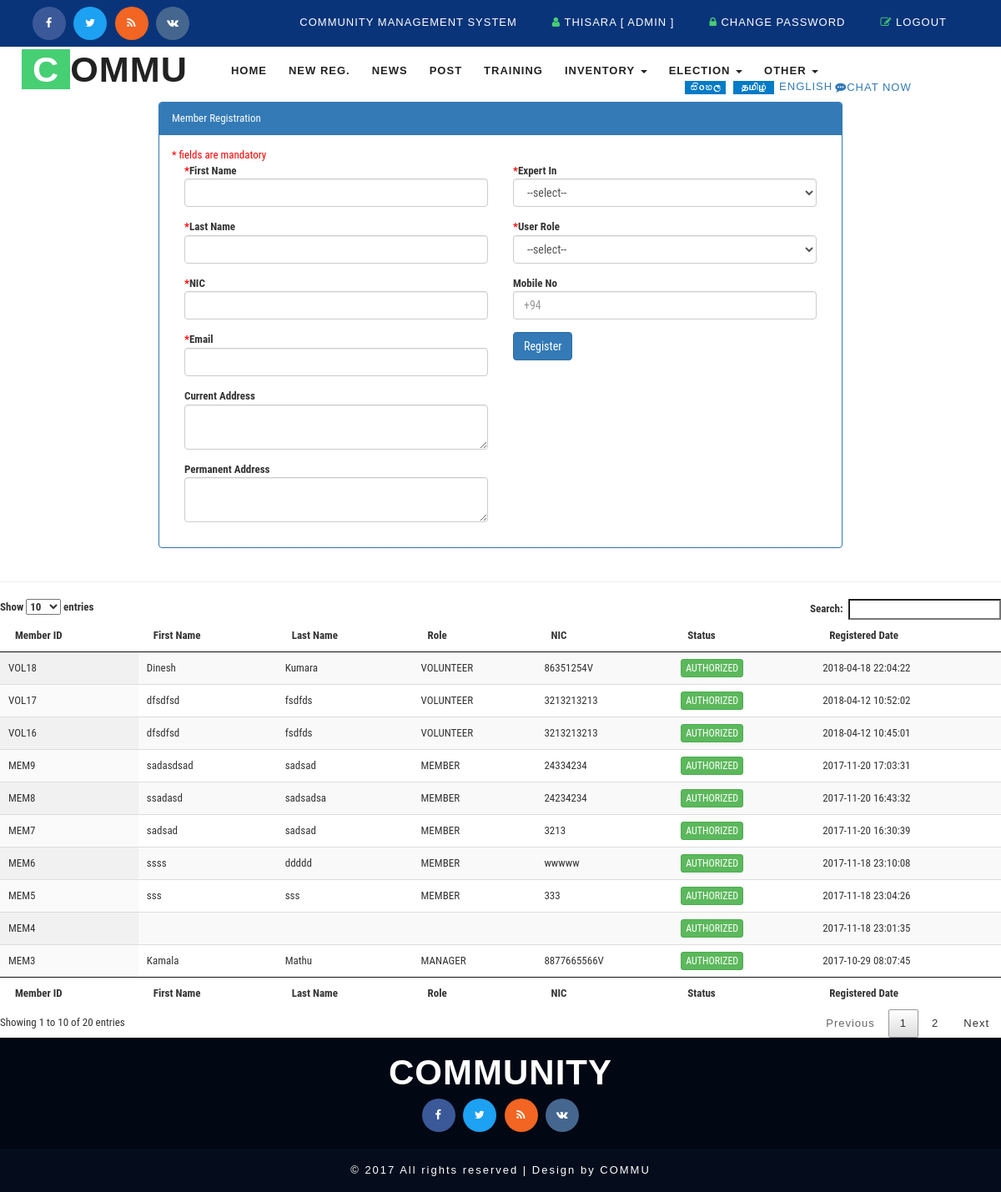
Page /admin_member_registration.php (signed in) on the committed database.
### tables this page shows
CREATE TABLE `cms_member` (
  `id` int(5) NOT NULL AUTO_INCREMENT,
  `firstname` varchar(50) DEFAULT NULL,
  `lastname` varchar(50) DEFAULT NULL,
  `nic` varchar(12) DEFAULT NULL,
  `username` varchar(50) DEFAULT NULL,
  `email` varchar(50) DEFAULT NULL,
  `currentaddress` varchar(250) DEFAULT NULL,
  `experticeid` int(5) DEFAULT NULL,
  `permanentaddress` varchar(250) DEFAULT NULL,
  `authstatus` varchar(10) DEFAULT NULL COMMENT 'PND|AUTH|DACT',
  `datecreated` timestamp NOT NULL DEFAULT CURRENT_TIMESTAMP,
  `autorizeby` int(5) DEFAULT NULL COMMENT 'cms_user',
  `role` varchar(50) DEFAULT NULL,
  `usercreated` int(5) DEFAULT NULL,
  `post_title` varchar(50) DEFAULT NULL,
  `mobileno` varchar(20) DEFAULT NULL,
  PRIMARY KEY (`id`)
);

### model/DB.php (called while the page is built, shortened)
<?php
function getDBConnection() {
    $servername = "localhost";
    $username = "root";
    $password = "123";
    $db = "cmsdb";
    $conn = mysqli_connect($servername, $username, $password, $db);
    if (!$conn) {
        die("Connection failed: " . mysqli_connect_error());
    } else {
        return $conn;
    }
}
function getData($sql) {
    $conn = getDBConnection();
    $result = mysqli_query($conn, $sql);
    if (mysqli_num_rows($result) > 0) {
        return $result;
    } else {
        return FALSE;
    }
}
?>

### admin_member_registration.php (the view, shortened to what this page needs)
<?php session_start();
include './model/DB.php';
?>
<!DOCTYPE html>
<html lang="en">
    <head>
        <?php include_once './basecss.php'; ?>
    </head>
    <body>
        <div class="header">
            <div class="w3layouts_header_right">
                <div class="agileits-social top_content">
                    <ul>
                        <li><a href="#"><i class="fa fa-facebook"></i></a></li>
                        <li><a href="#"><i class="fa fa-twitter"></i></a></li>
                        <li><a href="#"><i class="fa fa-rss"></i></a></li>
                        <li><a href="#"><i class="fa fa-vk"></i></a></li>
                    </ul>
                </div>
            </div>
            <div class="w3layouts_header_left">
                <?php include './_top.php'; ?>
            </div>
            <div class="clearfix"> </div>
        </div>
        <div class="banner">
            <nav class="navbar navbar-default">
                <div class="navbar-header navbar-left">
                    <h1><a class="navbar-brand" href="index.html"><span>C</span>OMMU</a></h1>
                </div>
                <div class="collapse navbar-collapse navbar-right" id="bs-example-navbar-collapse-1">
                    <nav class="link-effect-2" id="link-effect-2">
                    </nav>
                </div>
                <div class="w3_agile_search">
                    <?php include './_search.php'; ?>
                </div>
            </nav>
        </div>
        <div class="row">
            <div class="col-md-2">
            </div>
            <div class="col-md-8">
                 <div class="row">
                <div class="panel panel-primary">
                <div class="panel-heading ">Member Registration</div>
                <div class="panel-body">
                    <span class="mando-msg">* fields are mandatory</span>
                    <form action="admin_member_registration.php" method="post">
                        <div class="col-md-6">
                            <div class="form-group">
                                <label for="exampleInputName2"><span class="mando-msg">*</span>First Name</label>
                                <input type="text" required="" name="firstname" class="form-control" id="exampleInputName2" >
                            </div>
                            <div class="form-group">
                                <label for="exampleInputEmail2"><span class="mando-msg">*</span>Last Name</label>
                                <input type="text" required="" name="lastname" class="form-control" id="exampleInputEmail2" placeholder="">
                            </div>
                            <div class="form-group">
                                <label for="exampleInputEmail2"><span class="mando-msg">*</span>NIC</label>
                                <input type="text" required="" name="nic" class="form-control" id="exampleInputEmail2" placeholder="">
                            </div>
                            <div class="form-group">
                                <label for="exampleInputEmail2"><span class="mando-msg">*</span>Email</label>
                                <input type="email"  required="" name="email" class="form-control" id="exampleInputEmail2" placeholder="">
                            </div>
                            <div class="form-group">
                                <label for="exampleInputEmail2">Current Address</label>
                                <textarea  name="currentaddress" required="" class="form-control"> </textarea>
                            </div>
                            <div class="form-group">
                                <label for="exampleInputEmail2">Permanent Address</label>
                                <textarea  name="permanentaddress" class="form-control"> </textarea>
                            </div>
                        </div>
                        <div class="col-md-6">
                            <div class="form-group">
                                <label for="exampleInputName2"><span class="mando-msg">*</span>Expert In</label>
                                <select name="experticeid" class="form-control" required="">
                                    <option value="">--select--</option>
                                </select>
                            </div>
                            <div class="form-group">
                                <label for="exampleInputName2"><span class="mando-msg">*</span>User Role </label>
                                <select name="role" class="form-control" required="">
                                    <option>--select--</option>
                                </select>
                            </div>
                            <div class="form-group">
                                <label for="exampleInputEmail2">Mobile No</label>
                                <input type="tel"  required="" name="mobileno"  class="form-control" id="exampleInputEmail2" placeholder="+94">
                            </div>
                            <button type="submit" name="btnReg" class="btn btn-primary">Register</button>
                        </div>
                    </form>
                </div></div>
                 </div>
            </div>
            <div class="col-md-2">
            </div>
        </div>
        <hr>
        <table id="example" class="display" cellspacing="0" width="100%" style="font-size: small">
            <thead>
                <tr>
                    <th>Member ID</th>
                    <th>First Name</th>
                    <th>Last Name</th>
                    <th>Role</th>
                    <th>NIC</th>
                    <th>Status</th>
                    <th>Registered Date</th>
                </tr>
            </thead>
            <tfoot>
                <tr>
                    <th>Member ID</th>
                    <th>First Name</th>
                    <th>Last Name</th>
                    <th>Role</th>
                    <th>NIC</th>
                    <th>Status</th>
                    <th>Registered Date</th>
                </tr>
            </tfoot>
            <tbody>
<?php
$sqlXX = "SELECT * FROM cms_member";
$resultx = getData($sqlXX);
if ($resultx != FALSE) {
    while ($row = mysqli_fetch_assoc($resultx)) {
        ?>
                        <tr>
                            <td><?= $row['username'] ?></td>
                            <td><?= $row['firstname'] ?></td>
                            <td><?= $row['lastname'] ?></td>
                            <td><?= $row['role'] ?></td>
                            <td><?= $row['nic'] ?></td>
                            <td><?php if ($row['authstatus'] == 'PENDING') {
                    ?>
                                    <a href="admin_authorization_member.php?mid=<?= $row['id'] ?>&action=AUTHORIZED&username=<?= $row['username'] ?>&$mobileno=" class="btn btn-warning"> Pending Approval </a>
                                <?php } else {
                                    ?>
                                    <span class="btn btn-success btn-xs">AUTHORIZED</span>
                                    <?php
                                }
                                ?></td>
                            <td><?= $row['datecreated'] ?></td>
                        </tr>
        <?php
    }
}
?>
            </tbody>
        </table>
       <?php include './_footer.php'; ?>
    </body>
</html>

### css/style.css (style rules this page uses)
.mando-msg { color:red; }
html, body { font-size: small; font-family: 'Source Sans Pro', sans-serif; background:#ffffff; margin: 0; }
p,ul li,ol li,body a { margin:0; font-family: 'Source Sans Pro', sans-serif; letter-spacing:1px; }
h1,h2,h3,h4,h5,h6 { font-family: 'Source Sans Pro', sans-serif; margin:0; letter-spacing:1px; }
ul,label { margin:0; padding:0; }
input[type="submit"],input[type="reset"],input[type="search"],input[type="text"],input[type="email"] { -webkit-transition: 0.5s ease-in; -moz-transition: 0.5s ease-in; -ms-transition: 0.5s ease-in; -o-transition: 0.5s ease-in; transition:0.5s ease-in; font-family: 'Source Sans Pro', sans-serif; }
.w3layouts_header_left { float: right; margin-top: 10px; }
.w3layouts_header_right { float:left; }
.header { padding: 0.6em 3em; background: #09347a; }
.w3layouts_header_right ul li { display:inline-block; color: #fff; }
.agileits-social.top_content ul { margin: 0!important; }
.agileits-social.top_content { margin: 0!important; }
.w3layouts_header_right ul li i { color: #47cf73; }
.w3layouts_header_right ul li a { color: #fff; text-decoration:none; }
.navbar-default { background: none; border: none; }
.navbar { margin-bottom: 0; }
.navbar-collapse { padding: 0; }
.navbar-right { margin-right: 0; }
nav.navbar.navbar-default { background: none; padding: 0.5em 2em; }
.navbar-right { float: left !important; margin: 1em 0 0 12em; }
.navbar-default .navbar-brand,.navbar-default .navbar-brand:hover, .navbar-default .navbar-brand:focus { color: #222; }
.navbar-brand { height: 42px; padding: 0; font-size: 1.2em; line-height: 43px; font-weight: 700; text-transform: uppercase; }
.navbar-brand span { color: #fff; background: #47cf73; padding: 0px 13px; }
.w3_agile_search { float:right; width: 25%; }
.agileits-social ul { padding:0; margin:0; margin-top: 8px; }
.agileits-social ul li { display:inline-block; }
.agileits-social ul li a { color: #333; text-align: center; }
.agileits-social ul li a i.fa.fa-facebook { height: 40px; width: 40px; background: #3b5998; line-height: 40px; color: #fff; border-radius: 50%; -webkit-border-radius: 50%; -moz-border-radius: 50%; -o-border-radius: 50%; -ms-border-radius: 50%; transition:0.5s all; -webkit-transition:0.5s all; -moz-transition:0.5s all; -o-transition:0.5s all; -ms-transition:0.5s all; }
.agileits-social ul li a i.fa.fa-twitter { height: 40px; width: 40px; background: #1da1f2; line-height: 40px; color: #fff; border-radius: 50%; -webkit-border-radius: 50%; -moz-border-radius: 50%; -o-border-radius: 50%; -ms-border-radius: 50%; transition:0.5s all; -webkit-transition:0.5s all; -moz-transition:0.5s all; -o-transition:0.5s all; -ms-transition:0.5s all; }
.agileits-social ul li a i.fa.fa-rss { height: 40px; width: 40px; background: #f26522; line-height: 40px; color: #fff; border-radius: 50%; -webkit-border-radius: 50%; -moz-border-radius: 50%; -o-border-radius: 50%; -ms-border-radius: 50%; transition:0.5s all; -webkit-transition:0.5s all; -moz-transition:0.5s all; -o-transition:0.5s all; -ms-transition:0.5s all; }
.agileits-social ul li a i.fa.fa-vk { height: 40px; width: 40px; background: #45668e; line-height: 40px; color: #fff; border-radius: 50%; -webkit-border-radius: 50%; -moz-border-radius: 50%; -o-border-radius: 50%; -ms-border-radius: 50%; transition:0.5s all; -webkit-transition:0.5s all; -moz-transition:0.5s all; -o-transition:0.5s all; -ms-transition:0.5s all; }
.agileits-social ul li:nth-child(2) { margin:0 .5em; }
.agileits-social ul li:nth-child(3) { margin:0 .5em 0 0; }
@media (max-width:1440px) { .navbar-right { margin: 1em 0 0 9em; } }
@media (max-width:1440px) { .w3_agile_search { float: right; width: 29%; } }
@media (max-width: 1366px) { .navbar-right { margin: 1em 0 0 6em; } }
@media (max-width: 1366px) { .w3_agile_search { float: right; width:30%; } }
@media (max-width: 1280px) { .navbar-right { margin: 1em 0 0 3em; } }
@media (max-width: 1280px) { .w3_agile_search { float: right; width: 31%; } }

### rows in the picture
cms_member: username "MEM3", firstname "Kamala", lastname "Mathu", role "MANAGER", nic "8877665566V", authstatus "AUTHORIZED", datecreated "2017-10-29 08:07:45"
cms_member: username "MEM4", authstatus "AUTHORIZED", datecreated "2017-11-18 23:01:35"
cms_member: username "MEM5", firstname "sss", lastname "sss", role "MEMBER", nic "333", authstatus "AUTHORIZED", datecreated "2017-11-18 23:04:26"
cms_member: username "MEM6", firstname "ssss", lastname "ddddd", role "MEMBER", nic "wwwww", authstatus "AUTHORIZED", datecreated "2017-11-18 23:10:08"
cms_member: username "MEM7", firstname "sadsad", lastname "sadsad", role "MEMBER", nic "3213", authstatus "AUTHORIZED", datecreated "2017-11-20 16:30:39"
cms_member: username "MEM8", firstname "ssadasd", lastname "sadsadsa", role "MEMBER", nic "24234234", authstatus "AUTHORIZED", datecreated "2017-11-20 16:43:32"
cms_member: username "MEM9", firstname "sadasdsad", lastname "sadsad", role "MEMBER", nic "24334234", authstatus "AUTHORIZED", datecreated "2017-11-20 17:03:31"
cms_member: username "VOL16", firstname "dfsdfsd", lastname "fsdfds", role "VOLUNTEER", nic "3213213213", authstatus "AUTHORIZED", datecreated "2018-04-12 10:45:01"
cms_member: username "VOL17", firstname "dfsdfsd", lastname "fsdfds", role "VOLUNTEER", nic "3213213213", authstatus "AUTHORIZED", datecreated "2018-04-12 10:52:02"
cms_member: username "VOL18", firstname "Dinesh", lastname "Kumara", role "VOLUNTEER", nic "86351254V", authstatus "AUTHORIZED", datecreated "2018-04-18 22:04:22"

### other values in the picture
$_SESSION['ssn_user']['firstname'] "THISARA"
$_SESSION['ssn_user']['role'] "ADMIN"
